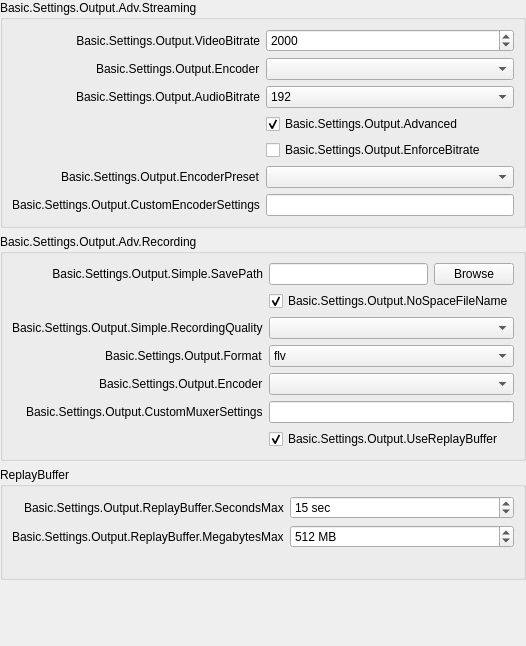
               <widget class="QWidget" name="easyOutputsPage">
                <layout class="QVBoxLayout" name="verticalLayout_3">
                 <property name="leftMargin">
                  <number>0</number>
                 </property>
                 <property name="topMargin">
                  <number>0</number>
                 </property>
                 <property name="rightMargin">
                  <number>0</number>
                 </property>
                 <property name="bottomMargin">
                  <number>0</number>
                 </property>
                 <item>
                  <widget class="QGroupBox" name="groupBox_8">
                   <property name="sizePolicy">
                    <sizepolicy hsizetype="Preferred" vsizetype="Maximum">
                     <horstretch>0</horstretch>
                     <verstretch>0</verstretch>
                    </sizepolicy>
                   </property>
                   <property name="title">
                    <string>Basic.Settings.Output.Adv.Streaming</string>
                   </property>
                   <layout class="QFormLayout" name="formLayout_20">
                    <property name="fieldGrowthPolicy">
                     <enum>QFormLayout::AllNonFixedFieldsGrow</enum>
                    </property>
                    <property name="labelAlignment">
                     <set>Qt::AlignRight|Qt::AlignTrailing|Qt::AlignVCenter</set>
                    </property>
                    <item row="0" column="0">
                     <widget class="QLabel" name="label_19">
                      <property name="minimumSize">
                       <size>
                        <width>170</width>
                        <height>0</height>
                       </size>
                      </property>
                      <property name="text">
                       <string>Basic.Settings.Output.VideoBitrate</string>
                      </property>
                      <property name="alignment">
                       <set>Qt::AlignRight|Qt::AlignTrailing|Qt::AlignVCenter</set>
                      </property>
                      <property name="buddy">
                       <cstring>simpleOutputVBitrate</cstring>
                      </property>
                     </widget>
                    </item>
                    <item row="0" column="1">
                     <widget class="QSpinBox" name="simpleOutputVBitrate">
                      <property name="minimum">
                       <number>200</number>
                      </property>
                      <property name="maximum">
                       <number>1000000</number>
                      </property>
                      <property name="value">
                       <number>2000</number>
                      </property>
                     </widget>
                    </item>
                    <item row="2" column="0">
                     <widget class="QLabel" name="label_20">
                      <property name="text">
                       <string>Basic.Settings.Output.AudioBitrate</string>
                      </property>
                      <property name="buddy">
                       <cstring>simpleOutputABitrate</cstring>
                      </property>
                     </widget>
                    </item>
                    <item row="2" column="1">
                     <widget class="QComboBox" name="simpleOutputABitrate">
                      <property name="currentIndex">
                       <number>8</number>
                      </property>
                      <item>
                       <property name="text">
                        <string>32</string>
                       </property>
                      </item>
                      <item>
                       <property name="text">
                        <string>48</string>
                       </property>
                      </item>
                      <item>
                       <property name="text">
                        <string>64</string>
                       </property>
                      </item>
                      <item>
                       <property name="text">
                        <string>80</string>
                       </property>
                      </item>
                      <item>
                       <property name="text">
                        <string>96</string>
                       </property>
                      </item>
                      <item>
                       <property name="text">
                        <string>112</string>
                       </property>
                      </item>
                      <item>
                       <property name="text">
                        <string>128</string>
                       </property>
                      </item>
                      <item>
                       <property name="text">
                        <string>160</string>
                       </property>
                      </item>
                      <item>
                       <property name="text">
                        <string>192</string>
                       </property>
                      </item>
                      <item>
                       <property name="text">
                        <string>256</string>
                       </property>
                      </item>
                      <item>
                       <property name="text">
                        <string>320</string>
                       </property>
                      </item>
                     </widget>
                    </item>
                    <item row="3" column="1">
                     <widget class="QCheckBox" name="simpleOutAdvanced">
                      <property name="text">
                       <string>Basic.Settings.Output.Advanced</string>
                      </property>
                      <property name="checked">
                       <bool>true</bool>
                      </property>
                     </widget>
                    </item>
                    <item row="5" column="1">
                     <widget class="QComboBox" name="simpleOutPreset"/>
                    </item>
                    <item row="5" column="0">
                     <widget class="QLabel" name="label_24">
                      <property name="enabled">
                       <bool>true</bool>
                      </property>
                      <property name="text">
                       <string>Basic.Settings.Output.EncoderPreset</string>
                      </property>
                      <property name="buddy">
                       <cstring>simpleOutPreset</cstring>
                      </property>
                     </widget>
                    </item>
                    <item row="6" column="0">
                     <widget class="QLabel" name="label_23">
                      <property name="text">
                       <string>Basic.Settings.Output.CustomEncoderSettings</string>
                      </property>
                      <property name="buddy">
                       <cstring>simpleOutCustom</cstring>
                      </property>
                     </widget>
                    </item>
                    <item row="6" column="1">
                     <widget class="QLineEdit" name="simpleOutCustom"/>
                    </item>
                    <item row="4" column="1">
                     <widget class="QCheckBox" name="simpleOutEnforce">
                      <property name="text">
                       <string>Basic.Settings.Output.EnforceBitrate</string>
                      </property>
                     </widget>
                    </item>
                    <item row="1" column="1">
                     <widget class="QComboBox" name="simpleOutStrEncoder"/>
                    </item>
                    <item row="1" column="0">
                     <widget class="QLabel" name="simpleOutRecEncoderLabel_2">
                      <property name="text">
                       <string>Basic.Settings.Output.Encoder</string>
                      </property>
                      <property name="buddy">
                       <cstring>simpleOutRecEncoder</cstring>
                      </property>
                     </widget>
                    </item>
                   </layout>
                  </widget>
                 </item>
                 <item>
                  <widget class="QGroupBox" name="simpleRecordingGroupBox">
                   <property name="sizePolicy">
                    <sizepolicy hsizetype="Preferred" vsizetype="Maximum">
                     <horstretch>0</horstretch>
                     <verstretch>0</verstretch>
                    </sizepolicy>
                   </property>
                   <property name="title">
                    <string>Basic.Settings.Output.Adv.Recording</string>
                   </property>
                   <layout class="QFormLayout" name="formLayout_6">
                    <property name="fieldGrowthPolicy">
                     <enum>QFormLayout::AllNonFixedFieldsGrow</enum>
                    </property>
                    <property name="labelAlignment">
                     <set>Qt::AlignRight|Qt::AlignTrailing|Qt::AlignVCenter</set>
                    </property>
                    <item row="0" column="0">
                     <widget class="QLabel" name="label_18">
                      <property name="minimumSize">
                       <size>
                        <width>170</width>
                        <height>0</height>
                       </size>
                      </property>
                      <property name="text">
                       <string>Basic.Settings.Output.Simple.SavePath</string>
                      </property>
                      <property name="alignment">
                       <set>Qt::AlignRight|Qt::AlignTrailing|Qt::AlignVCenter</set>
                      </property>
                      <property name="buddy">
                       <cstring>simpleOutputPath</cstring>
                      </property>
                     </widget>
                    </item>
                    <item row="0" column="1">
                     <layout class="QHBoxLayout" name="horizontalLayout_5">
                      <item>
                       <widget class="QLineEdit" name="simpleOutputPath">
                        <property name="enabled">
                         <bool>true</bool>
                        </property>
                       </widget>
                      </item>
                      <item>
                       <widget class="QPushButton" name="simpleOutputBrowse">
                        <property name="enabled">
                         <bool>true</bool>
                        </property>
                        <property name="text">
                         <string>Browse</string>
                        </property>
                       </widget>
                      </item>
                     </layout>
                    </item>
                    <item row="1" column="1">
                     <widget class="QCheckBox" name="simpleNoSpace">
                      <property name="text">
                       <string>Basic.Settings.Output.NoSpaceFileName</string>
                      </property>
                      <property name="checked">
                       <bool>true</bool>
                      </property>
                     </widget>
                    </item>
                    <item row="2" column="0">
                     <widget class="QLabel" name="label_26">
                      <property name="text">
                       <string>Basic.Settings.Output.Simple.RecordingQuality</string>
                      </property>
                      <property name="buddy">
                       <cstring>simpleOutRecQuality</cstring>
                      </property>
                     </widget>
                    </item>
                    <item row="2" column="1">
                     <widget class="QComboBox" name="simpleOutRecQuality"/>
                    </item>
                    <item row="3" column="0">
                     <widget class="QLabel" name="simpleOutRecFormatLabel">
                      <property name="text">
                       <string>Basic.Settings.Output.Format</string>
                      </property>
                      <property name="buddy">
                       <cstring>simpleOutRecFormat</cstring>
                      </property>
                     </widget>
                    </item>
                    <item row="3" column="1">
                     <widget class="QComboBox" name="simpleOutRecFormat">
                      <item>
                       <property name="text">
                        <string notr="true">flv</string>
                       </property>
                      </item>
                      <item>
                       <property name="text">
                        <string notr="true">mp4</string>
                       </property>
                      </item>
                      <item>
                       <property name="text">
                        <string notr="true">mov</string>
                       </property>
                      </item>
                      <item>
                       <property name="text">
                        <string notr="true">mkv</string>
                       </property>
                      </item>
                      <item>
                       <property name="text">
                        <string notr="true">ts</string>
                       </property>
                      </item>
                      <item>
                       <property name="text">
                        <string notr="true">m3u8</string>
                       </property>
                      </item>
                     </widget>
                    </item>
                    <item row="4" column="0">
                     <widget class="QLabel" name="simpleOutRecEncoderLabel">
                      <property name="text">
                       <string>Basic.Settings.Output.Encoder</string>
                      </property>
                      <property name="buddy">
                       <cstring>simpleOutRecEncoder</cstring>
                      </property>
                     </widget>
                    </item>
                    <item row="4" column="1">
                     <widget class="QComboBox" name="simpleOutRecEncoder"/>
                    </item>
                    <item row="5" column="0">
                     <widget class="QLabel" name="label_420">
                      <property name="text">
                       <string>Basic.Settings.Output.CustomMuxerSettings</string>
                      </property>
                      <property name="buddy">
                       <cstring>simpleOutMuxCustom</cstring>
                      </property>
                     </widget>
                    </item>
                    <item row="5" column="1">
                     <widget class="QLineEdit" name="simpleOutMuxCustom"/>
                    </item>
                    <item row="6" column="1">
                     <widget class="QCheckBox" name="simpleReplayBuf">
                      <property name="text">
                       <string>Basic.Settings.Output.UseReplayBuffer</string>
                      </property>
                      <property name="checked">
                       <bool>true</bool>
                      </property>
                     </widget>
                    </item>
                   </layout>
                  </widget>
                 </item>
                 <item>
                  <widget class="QGroupBox" name="replayBufferGroupBox">
                   <property name="title">
                    <string>ReplayBuffer</string>
                   </property>
                   <layout class="QFormLayout" name="formLayout_24">
                    <property name="fieldGrowthPolicy">
                     <enum>QFormLayout::AllNonFixedFieldsGrow</enum>
                    </property>
                    <property name="labelAlignment">
                     <set>Qt::AlignRight|Qt::AlignTrailing|Qt::AlignVCenter</set>
                    </property>
                    <item row="0" column="0">
                     <widget class="QLabel" name="label_35">
                      <property name="text">
                       <string>Basic.Settings.Output.ReplayBuffer.SecondsMax</string>
                      </property>
                     </widget>
                    </item>
                    <item row="0" column="1">
                     <widget class="QSpinBox" name="simpleRBSecMax">
                      <property name="suffix">
                       <string notr="true"> sec</string>
                      </property>
                      <property name="minimum">
                       <number>5</number>
                      </property>
                      <property name="maximum">
                       <number>21600</number>
                      </property>
                      <property name="value">
                       <number>15</number>
                      </property>
                     </widget>
                    </item>
                    <item row="1" column="0">
                     <widget class="QLabel" name="simpleRBMegsMaxLabel">
                      <property name="text">
                       <string>Basic.Settings.Output.ReplayBuffer.MegabytesMax</string>
                      </property>
                     </widget>
                    </item>
                    <item row="1" column="1">
                     <widget class="QSpinBox" name="simpleRBMegsMax">
                      <property name="suffix">
                       <string notr="true"> MB</string>
                      </property>
                      <property name="minimum">
                       <number>20</number>
                      </property>
                      <property name="maximum">
                       <number>8192</number>
                      </property>
                      <property name="value">
                       <number>512</number>
                      </property>
                     </widget>
                    </item>
                    <item row="2" column="1">
                     <widget class="QLabel" name="simpleRBEstimate">
                      <property name="text">
                       <string notr="true"/>
                      </property>
                     </widget>
                    </item>
                   </layout>
                  </widget>
                 </item>
                 <item>
                  <layout class="QVBoxLayout" name="simpleOutInfoLayout">
                   <property name="leftMargin">
                    <number>10</number>
                   </property>
                   <property name="topMargin">
                    <number>10</number>
                   </property>
                   <property name="rightMargin">
                    <number>10</number>
                   </property>
                   <property name="bottomMargin">
                    <number>10</number>
                   </property>
                  </layout>
                 </item>
                 <item>
                  <spacer name="verticalSpacer_2">
                   <property name="orientation">
                    <enum>Qt::Vertical</enum>
                   </property>
                   <property name="sizeHint" stdset="0">
                    <size>
                     <width>20</width>
                     <height>40</height>
                    </size>
                   </property>
                  </spacer>
                 </item>
                 <item alignment="Qt::AlignTop">
                  <widget class="QWidget" name="simpleOutputContainer" native="true">
                   <layout class="QVBoxLayout" name="verticalLayout_4">
                    <property name="leftMargin">
                     <number>0</number>
                    </property>
                    <property name="topMargin">
                     <number>0</number>
                    </property>
                    <property name="rightMargin">
                     <number>0</number>
                    </property>
                    <property name="bottomMargin">
                     <number>0</number>
                    </property>
                   </layout>
                  </widget>
                 </item>
                </layout>
               </widget>
